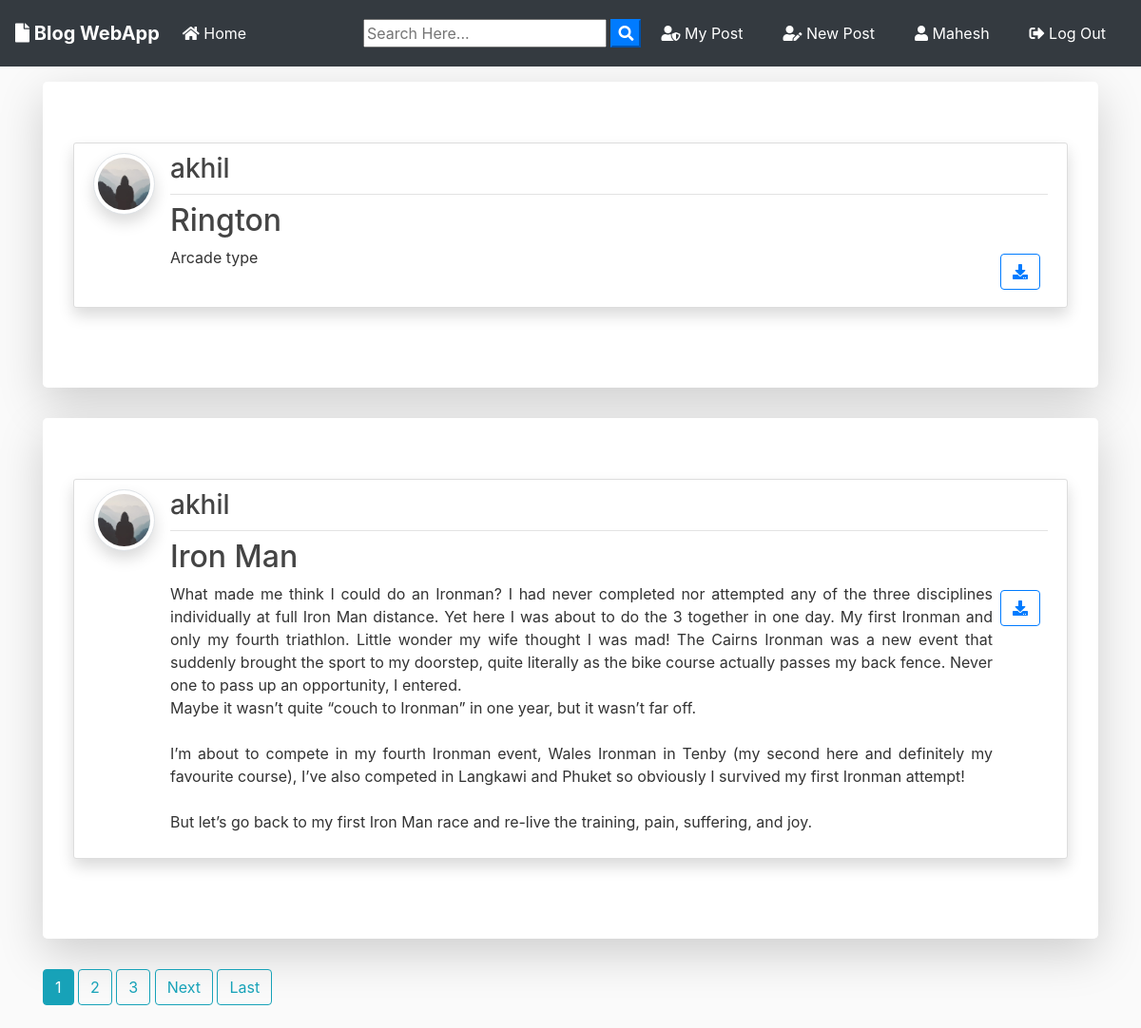
The app's page / (signed in) with its own data.
### blog/models.py (models this page shows, shortened)
class Post(models.Model):
	title = models.CharField(max_length=100)
	file = models.FileField(null=True,blank=True,upload_to='Files')
	content = models.TextField()
	date_posted = models.DateTimeField(default=timezone.now)
	author = models.ForeignKey(User, on_delete=models.CASCADE)

### users/models.py (models this page shows, shortened)
class Profile(models.Model):
    user = models.OneToOneField(User, on_delete=models.CASCADE)
    image = models.ImageField(default='default.jpg', upload_to='profile_pics')

### blog/views.py (the view)
# urls.py: path('', PostListView.as_view(), name='blog-home'),
class PostListView(ListView):
    model = Post
    template_name = 'blog/home.html'  # <app>/<model>_<viewtype>.html
    context_object_name = 'posts'
    ordering = ['-date_posted']
    paginate_by = 2

### blog/templates/blog/home.html (shortened to what this page needs)
{% extends "blog/base.html" %}
{% block content %}
    {% for post in posts %}
      <div class="jumbotron mt-3 bg-white shadow-lg">
      <article class="media content-section shadow">
        <a href="{{ post.author.profile.image.url }} " target="_blank"> <img src="{{ post.author.profile.image.url }}  " alt="" class="article-img rounded-circle img-thumbnail img-fluid shadow">
        </a>
        <div class="media-body">
          <div class="article-metadata d-flex justify-content-between">
            <a class="mr-2 " href="{% url 'user-posts' post.author.username  %}"><h3>{{ post.author }}</h3></a>
          </div>
          <h2><a class="article-title text-justify " href="{% url 'post-detail' post.id %}">{{ post.title }}</a></h2>
          <div class="d-flex justify-content-between">
            <p class="article-content text-justify text-truncate overflow-hidden">{{ post.content }}</p>
            {% if post.file %}
          <div class="form-group mt-0 pt-0  m-2">
            <a class="btn btn-outline-primary  btn-d "  href="{{ post.file.url }}"  download type="submit"><i class="fas fa-download"></i></a>
          </div>
          {% endif %}
          </div>
        </div>
      </article>
      </div>
    {% endfor %}
    {% if is_paginated %}
      {% for num in page_obj.paginator.page_range %}
        {% if page_obj.number == num %}
          <a class="btn btn-info mb-4" href="?page={{ num }}">{{ num }}</a>
        {% elif num > page_obj.number|add:'-3' and num < page_obj.number|add:'3' %}
          <a class="btn btn-outline-info mb-4" href="?page={{ num }}">{{ num }}</a>
        {% endif %}
      {% endfor %}
      {% if page_obj.has_next %}
        <a class="btn btn-outline-info mb-4" href="?page={{ page_obj.next_page_number }}">Next</a>
        <a class="btn btn-outline-info mb-4" href="?page={{ page_obj.paginator.num_pages }}">Last</a>
      {% endif %}
    {% endif %}
{% endblock content %}

### blog/templates/blog/base.html (shortened to what this page needs)
{% load static %}
<!doctype html>
<html lang="en">
  <head>
    <link rel="stylesheet" href="https://stackpath.bootstrapcdn.com/bootstrap/4.3.1/css/bootstrap.min.css">
    <link rel="stylesheet" href="https://use.fontawesome.com/releases/v5.8.1/css/all.css" >
    <link rel="stylesheet" href="{% static 'blog/main.css' %}">
</head>
  <body>
        <nav class="navbar navbar-expand-lg navbar-dark bg-dark">
                <a class="navbar-brand font-weight-bold" href="{% url 'blog-home' %}"><i class="fas fa-file"></i> Blog WebApp</a>
                <div class="collapse navbar-collapse" id="navbarSupportedContent">
                  <ul class="navbar-nav mr-auto">
                    <li class="nav-item active">
                      <a class="nav-link" href="{% url 'blog-home' %}"><i class="fas fa-home"></i> Home <span class="sr-only">(current)</span></a>
                    </li>
                  </ul>
                  <form id="searchform" action="{% url 'search' %}" method="get">
                    <input type="text" name="q" type="text" value="{{ request.GET.q }}" placeholder="Search Here..." />
                    <button type="button" onclick="searchform.submit()" class=" text-white my-color btn-primary"><i class="fa fa-search"></i></button>
                </form>
                    {% if user.is_authenticated %}
                    <a href="{% url 'user-posts' user %}" class="btn text-white m-2"><i class="fas fa-user-shield"></i> My Post</a>
                    <a href="{% url 'post-create' %} " class="btn text-white m-2"><i class="fas fa-user-edit"></i> New Post</a>
                    <a href="{% url 'profile' %} " class="btn text-white m-2"><i class="fas fa-user"></i> {{ user.username }}</a>
                    <a href="{% url 'logout' %} " class="btn text-white m-2"><i class="fas fa-sign-out-alt"></i> Log Out</a>
                    {% else %}
                    <a href="{% url 'login' %} " class="btn text-white m-2"><i class="fas fa-user-tie"></i> Log In</a>
                    <a href="{% url 'register' %} " class="btn text-white m-2"> <i class="fas fa-sign-in-alt"></i> Sign Up</a>
                    {% endif %}
                </div>
              </nav>
      <div class="container my-bg">
    {% block content %}
    {% endblock  %}
</div>
  </body>
</html>

### blog/static/blog/main.css (style rules this page uses)
body { background: #fafafa; color: #333333; margin-top: 0; }
h1, h2, h3, h4, h5, h6 { color: #444444; }
ul { margin: 0; }
.content-section { background: #ffffff; padding: 10px 20px; border: 1px solid #dddddd; border-radius: 3px; margin-bottom: 20px; }
.article-title { color: #444444; }
.article-content { white-space: pre-line; }
.article-img { height: 65px; width: 65px; margin-right: 16px; }
.article-metadata { padding-bottom: 1px; margin-bottom: 4px; border-bottom: 1px solid #e3e3e3 }

### records on screen
Post: author.profile.image (placeholder picture), author "akhil", title "Rington", content "Arcade type"
Post: author.profile.image (placeholder picture), author "akhil", title "Iron Man", content "What made me think I could do an Ironman? I had never completed nor attempted any of the three disciplines individually at full Iron Man distance. Yet here I was about to do the 3 together in one day. My first Ironman and only my fourth triathlon. Little wonder my wife thought I was mad! The Cairns Ironman was a new event that suddenly brought the sport to my doorstep, quite literally as the bike course actually passes my back fence. Never one to pass up an opportunity, I entered. Maybe it wasn’t quite “couch to Ironman” in one year, but it wasn’t far off. I’m about to compete in my fourth Ironman event, Wales Ironman in Tenby (my second here and definitely my favourite course), I’ve also…"

### other values on screen
{{ user.username }} "Mahesh"
{{ num }} "1"
{{ num }} "2" "3"
